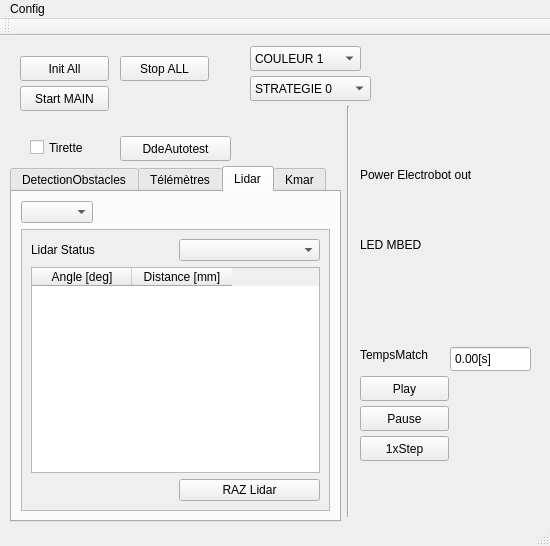
<?xml version="1.0" encoding="UTF-8"?>
<ui version="4.0">
 <class>ihm_Simulia</class>
 <widget class="QMainWindow" name="ihm_Simulia">
  <property name="geometry">
   <rect>
    <x>0</x>
    <y>0</y>
    <width>550</width>
    <height>546</height>
   </rect>
  </property>
  <property name="windowTitle">
   <string>MainWindow</string>
  </property>
  <widget class="QWidget" name="centralwidget">
   <widget class="QLed" name="power_electrobot_sw_2">
    <property name="geometry">
     <rect>
      <x>380</x>
      <y>150</y>
      <width>20</width>
      <height>20</height>
     </rect>
    </property>
    <property name="toolTip">
     <string>Binary Led</string>
    </property>
    <property name="whatsThis">
     <string>Led widget</string>
    </property>
    <property name="value">
     <bool>false</bool>
    </property>
    <property name="onColor">
     <enum>QLed::Red</enum>
    </property>
    <property name="offColor">
     <enum>QLed::Grey</enum>
    </property>
    <property name="shape">
     <enum>QLed::Circle</enum>
    </property>
   </widget>
   <widget class="QLed" name="power_electrobot_sw_8">
    <property name="geometry">
     <rect>
      <x>500</x>
      <y>150</y>
      <width>20</width>
      <height>20</height>
     </rect>
    </property>
    <property name="toolTip">
     <string>Binary Led</string>
    </property>
    <property name="whatsThis">
     <string>Led widget</string>
    </property>
    <property name="value">
     <bool>false</bool>
    </property>
    <property name="onColor">
     <enum>QLed::Red</enum>
    </property>
    <property name="offColor">
     <enum>QLed::Grey</enum>
    </property>
    <property name="shape">
     <enum>QLed::Circle</enum>
    </property>
   </widget>
   <widget class="Line" name="line">
    <property name="geometry">
     <rect>
      <x>340</x>
      <y>70</y>
      <width>16</width>
      <height>411</height>
     </rect>
    </property>
    <property name="orientation">
     <enum>Qt::Vertical</enum>
    </property>
   </widget>
   <widget class="QPushButton" name="pb_init_all">
    <property name="geometry">
     <rect>
      <x>20</x>
      <y>20</y>
      <width>89</width>
      <height>25</height>
     </rect>
    </property>
    <property name="text">
     <string>Init All</string>
    </property>
   </widget>
   <widget class="QLabel" name="label_3">
    <property name="geometry">
     <rect>
      <x>10</x>
      <y>400</y>
      <width>101</width>
      <height>17</height>
     </rect>
    </property>
    <property name="text">
     <string>Vitesse simu</string>
    </property>
   </widget>
   <widget class="QDoubleSpinBox" name="TempsMatch">
    <property name="geometry">
     <rect>
      <x>450</x>
      <y>310</y>
      <width>81</width>
      <height>26</height>
     </rect>
    </property>
    <property name="buttonSymbols">
     <enum>QAbstractSpinBox::NoButtons</enum>
    </property>
    <property name="suffix">
     <string>[s]</string>
    </property>
    <property name="maximum">
     <double>10000.000000000000000</double>
    </property>
   </widget>
   <widget class="QDoubleSpinBox" name="power_electrobot_global_current">
    <property name="geometry">
     <rect>
      <x>10</x>
      <y>330</y>
      <width>111</width>
      <height>26</height>
     </rect>
    </property>
   </widget>
   <widget class="QPushButton" name="pb_stop_all">
    <property name="geometry">
     <rect>
      <x>120</x>
      <y>20</y>
      <width>89</width>
      <height>25</height>
     </rect>
    </property>
    <property name="text">
     <string>Stop ALL</string>
    </property>
   </widget>
   <widget class="QLed" name="power_electrobot_sw_4">
    <property name="geometry">
     <rect>
      <x>420</x>
      <y>150</y>
      <width>20</width>
      <height>20</height>
     </rect>
    </property>
    <property name="toolTip">
     <string>Binary Led</string>
    </property>
    <property name="whatsThis">
     <string>Led widget</string>
    </property>
    <property name="value">
     <bool>false</bool>
    </property>
    <property name="onColor">
     <enum>QLed::Red</enum>
    </property>
    <property name="offColor">
     <enum>QLed::Grey</enum>
    </property>
    <property name="shape">
     <enum>QLed::Circle</enum>
    </property>
   </widget>
   <widget class="QLabel" name="label_4">
    <property name="geometry">
     <rect>
      <x>360</x>
      <y>130</y>
      <width>151</width>
      <height>17</height>
     </rect>
    </property>
    <property name="text">
     <string>Power Electrobot out</string>
    </property>
   </widget>
   <widget class="QLabel" name="label_2">
    <property name="geometry">
     <rect>
      <x>360</x>
      <y>310</y>
      <width>101</width>
      <height>17</height>
     </rect>
    </property>
    <property name="text">
     <string>TempsMatch</string>
    </property>
   </widget>
   <widget class="QCheckBox" name="Tirette">
    <property name="geometry">
     <rect>
      <x>30</x>
      <y>100</y>
      <width>92</width>
      <height>23</height>
     </rect>
    </property>
    <property name="text">
     <string>Tirette</string>
    </property>
   </widget>
   <widget class="QLed" name="power_electrobot_sw_7">
    <property name="geometry">
     <rect>
      <x>480</x>
      <y>150</y>
      <width>20</width>
      <height>20</height>
     </rect>
    </property>
    <property name="toolTip">
     <string>Binary Led</string>
    </property>
    <property name="whatsThis">
     <string>Led widget</string>
    </property>
    <property name="value">
     <bool>false</bool>
    </property>
    <property name="onColor">
     <enum>QLed::Red</enum>
    </property>
    <property name="offColor">
     <enum>QLed::Grey</enum>
    </property>
    <property name="shape">
     <enum>QLed::Circle</enum>
    </property>
   </widget>
   <widget class="QLed" name="power_electrobot_sw_1">
    <property name="geometry">
     <rect>
      <x>360</x>
      <y>150</y>
      <width>20</width>
      <height>20</height>
     </rect>
    </property>
    <property name="toolTip">
     <string>Binary Led</string>
    </property>
    <property name="whatsThis">
     <string>Led widget</string>
    </property>
    <property name="value">
     <bool>false</bool>
    </property>
    <property name="onColor">
     <enum>QLed::Red</enum>
    </property>
    <property name="offColor">
     <enum>QLed::Grey</enum>
    </property>
    <property name="shape">
     <enum>QLed::Circle</enum>
    </property>
   </widget>
   <widget class="QLed" name="power_electrobot_sw_6">
    <property name="geometry">
     <rect>
      <x>460</x>
      <y>150</y>
      <width>20</width>
      <height>20</height>
     </rect>
    </property>
    <property name="toolTip">
     <string>Binary Led</string>
    </property>
    <property name="whatsThis">
     <string>Led widget</string>
    </property>
    <property name="value">
     <bool>false</bool>
    </property>
    <property name="onColor">
     <enum>QLed::Red</enum>
    </property>
    <property name="offColor">
     <enum>QLed::Grey</enum>
    </property>
    <property name="shape">
     <enum>QLed::Circle</enum>
    </property>
   </widget>
   <widget class="QPushButton" name="pb_start_main">
    <property name="geometry">
     <rect>
      <x>20</x>
      <y>50</y>
      <width>89</width>
      <height>25</height>
     </rect>
    </property>
    <property name="text">
     <string>Start MAIN</string>
    </property>
   </widget>
   <widget class="QSlider" name="speed_simu">
    <property name="geometry">
     <rect>
      <x>120</x>
      <y>400</y>
      <width>160</width>
      <height>16</height>
     </rect>
    </property>
    <property name="maximum">
     <number>50</number>
    </property>
    <property name="orientation">
     <enum>Qt::Horizontal</enum>
    </property>
   </widget>
   <widget class="QLed" name="power_electrobot_sw_5">
    <property name="geometry">
     <rect>
      <x>440</x>
      <y>150</y>
      <width>20</width>
      <height>20</height>
     </rect>
    </property>
    <property name="toolTip">
     <string>Binary Led</string>
    </property>
    <property name="whatsThis">
     <string>Led widget</string>
    </property>
    <property name="value">
     <bool>false</bool>
    </property>
    <property name="onColor">
     <enum>QLed::Red</enum>
    </property>
    <property name="offColor">
     <enum>QLed::Grey</enum>
    </property>
    <property name="shape">
     <enum>QLed::Circle</enum>
    </property>
   </widget>
   <widget class="QLed" name="power_electrobot_sw_3">
    <property name="geometry">
     <rect>
      <x>400</x>
      <y>150</y>
      <width>20</width>
      <height>20</height>
     </rect>
    </property>
    <property name="toolTip">
     <string>Binary Led</string>
    </property>
    <property name="whatsThis">
     <string>Led widget</string>
    </property>
    <property name="value">
     <bool>false</bool>
    </property>
    <property name="onColor">
     <enum>QLed::Red</enum>
    </property>
    <property name="offColor">
     <enum>QLed::Grey</enum>
    </property>
    <property name="shape">
     <enum>QLed::Circle</enum>
    </property>
   </widget>
   <widget class="QLabel" name="label_5">
    <property name="geometry">
     <rect>
      <x>10</x>
      <y>310</y>
      <width>231</width>
      <height>17</height>
     </rect>
    </property>
    <property name="text">
     <string>PowerElectrobot.GlobalCurrent</string>
    </property>
   </widget>
   <widget class="QPushButton" name="dde_autotest">
    <property name="geometry">
     <rect>
      <x>120</x>
      <y>100</y>
      <width>111</width>
      <height>25</height>
     </rect>
    </property>
    <property name="text">
     <string>DdeAutotest</string>
    </property>
   </widget>
   <widget class="QLed" name="led_mbed_1">
    <property name="geometry">
     <rect>
      <x>360</x>
      <y>220</y>
      <width>20</width>
      <height>20</height>
     </rect>
    </property>
    <property name="toolTip">
     <string>Binary Led</string>
    </property>
    <property name="whatsThis">
     <string>Led widget</string>
    </property>
    <property name="value">
     <bool>false</bool>
    </property>
    <property name="onColor">
     <enum>QLed::Blue</enum>
    </property>
    <property name="offColor">
     <enum>QLed::Grey</enum>
    </property>
    <property name="shape">
     <enum>QLed::Rounded</enum>
    </property>
   </widget>
   <widget class="QLabel" name="label_6">
    <property name="geometry">
     <rect>
      <x>360</x>
      <y>200</y>
      <width>151</width>
      <height>17</height>
     </rect>
    </property>
    <property name="text">
     <string>LED MBED</string>
    </property>
   </widget>
   <widget class="QLed" name="led_mbed_2">
    <property name="geometry">
     <rect>
      <x>390</x>
      <y>220</y>
      <width>20</width>
      <height>20</height>
     </rect>
    </property>
    <property name="toolTip">
     <string>Binary Led</string>
    </property>
    <property name="whatsThis">
     <string>Led widget</string>
    </property>
    <property name="value">
     <bool>false</bool>
    </property>
    <property name="onColor">
     <enum>QLed::Blue</enum>
    </property>
    <property name="offColor">
     <enum>QLed::Grey</enum>
    </property>
    <property name="shape">
     <enum>QLed::Rounded</enum>
    </property>
   </widget>
   <widget class="QLed" name="led_mbed_3">
    <property name="geometry">
     <rect>
      <x>420</x>
      <y>220</y>
      <width>20</width>
      <height>20</height>
     </rect>
    </property>
    <property name="toolTip">
     <string>Binary Led</string>
    </property>
    <property name="whatsThis">
     <string>Led widget</string>
    </property>
    <property name="value">
     <bool>false</bool>
    </property>
    <property name="onColor">
     <enum>QLed::Blue</enum>
    </property>
    <property name="offColor">
     <enum>QLed::Grey</enum>
    </property>
    <property name="shape">
     <enum>QLed::Rounded</enum>
    </property>
   </widget>
   <widget class="QLed" name="led_mbed_4">
    <property name="geometry">
     <rect>
      <x>450</x>
      <y>220</y>
      <width>20</width>
      <height>20</height>
     </rect>
    </property>
    <property name="toolTip">
     <string>Binary Led</string>
    </property>
    <property name="whatsThis">
     <string>Led widget</string>
    </property>
    <property name="value">
     <bool>false</bool>
    </property>
    <property name="onColor">
     <enum>QLed::Blue</enum>
    </property>
    <property name="offColor">
     <enum>QLed::Grey</enum>
    </property>
    <property name="shape">
     <enum>QLed::Rounded</enum>
    </property>
   </widget>
   <widget class="QPushButton" name="StepSimu">
    <property name="geometry">
     <rect>
      <x>360</x>
      <y>400</y>
      <width>89</width>
      <height>25</height>
     </rect>
    </property>
    <property name="text">
     <string>1xStep</string>
    </property>
   </widget>
   <widget class="QPushButton" name="PauseSimu">
    <property name="geometry">
     <rect>
      <x>360</x>
      <y>370</y>
      <width>89</width>
      <height>25</height>
     </rect>
    </property>
    <property name="text">
     <string>Pause</string>
    </property>
   </widget>
   <widget class="QPushButton" name="PlaySimu">
    <property name="geometry">
     <rect>
      <x>360</x>
      <y>340</y>
      <width>89</width>
      <height>25</height>
     </rect>
    </property>
    <property name="text">
     <string>Play</string>
    </property>
   </widget>
   <widget class="QTabWidget" name="ObstaclesTelemetres">
    <property name="geometry">
     <rect>
      <x>10</x>
      <y>130</y>
      <width>331</width>
      <height>356</height>
     </rect>
    </property>
    <property name="currentIndex">
     <number>2</number>
    </property>
    <widget class="QWidget" name="tab_detectionObstacles">
     <attribute name="title">
      <string>DetectionObstacles</string>
     </attribute>
     <widget class="QComboBox" name="OrigineDetectionObstacles">
      <property name="geometry">
       <rect>
        <x>0</x>
        <y>10</y>
        <width>171</width>
        <height>25</height>
       </rect>
      </property>
      <property name="toolTip">
       <string>Origine des données détections d'obstacle</string>
      </property>
     </widget>
     <widget class="QCheckBox" name="detectionObstacle_AVG">
      <property name="geometry">
       <rect>
        <x>10</x>
        <y>50</y>
        <width>51</width>
        <height>23</height>
       </rect>
      </property>
      <property name="toolTip">
       <string>Force détection d'obstacle AVG</string>
      </property>
      <property name="text">
       <string>AVG</string>
      </property>
     </widget>
     <widget class="QCheckBox" name="detectionObstacle_AVD">
      <property name="geometry">
       <rect>
        <x>190</x>
        <y>50</y>
        <width>51</width>
        <height>23</height>
       </rect>
      </property>
      <property name="toolTip">
       <string>Force détection d'obstacle AVD</string>
      </property>
      <property name="text">
       <string>AVD</string>
      </property>
     </widget>
     <widget class="QCheckBox" name="detectionObstacle_ARG">
      <property name="geometry">
       <rect>
        <x>10</x>
        <y>80</y>
        <width>51</width>
        <height>23</height>
       </rect>
      </property>
      <property name="toolTip">
       <string>Force détection d'obstacle ARG</string>
      </property>
      <property name="text">
       <string>ARG</string>
      </property>
     </widget>
     <widget class="QCheckBox" name="detectionObstacle_ARD">
      <property name="geometry">
       <rect>
        <x>190</x>
        <y>80</y>
        <width>51</width>
        <height>23</height>
       </rect>
      </property>
      <property name="toolTip">
       <string>Force détection d'obstacle ARD</string>
      </property>
      <property name="text">
       <string>ARD</string>
      </property>
     </widget>
     <widget class="QLed" name="led_isObstacle">
      <property name="geometry">
       <rect>
        <x>260</x>
        <y>50</y>
        <width>50</width>
        <height>50</height>
       </rect>
      </property>
      <property name="toolTip">
       <string>isObstacle général entrée modèle</string>
      </property>
      <property name="whatsThis">
       <string>Led widget</string>
      </property>
      <property name="value">
       <bool>false</bool>
      </property>
      <property name="onColor">
       <enum>QLed::Red</enum>
      </property>
      <property name="offColor">
       <enum>QLed::Grey</enum>
      </property>
      <property name="shape">
       <enum>QLed::Circle</enum>
      </property>
     </widget>
     <widget class="QCheckBox" name="detectionObstacle_ARG_Centre">
      <property name="geometry">
       <rect>
        <x>60</x>
        <y>100</y>
        <width>61</width>
        <height>23</height>
       </rect>
      </property>
      <property name="toolTip">
       <string>Force détection d'obstacle ARG Centre</string>
      </property>
      <property name="text">
       <string>ARGC</string>
      </property>
     </widget>
     <widget class="QCheckBox" name="detectionObstacle_ARD_Centre">
      <property name="geometry">
       <rect>
        <x>140</x>
        <y>100</y>
        <width>61</width>
        <height>23</height>
       </rect>
      </property>
      <property name="toolTip">
       <string>Force détection d'obstacle ARD Centre</string>
      </property>
      <property name="text">
       <string>ARDC</string>
      </property>
     </widget>
    </widget>
    <widget class="QWidget" name="tab_2">
     <attribute name="title">
      <string>Télémètres</string>
     </attribute>
     <widget class="QDoubleSpinBox" name="Telemetre_ARG">
      <property name="geometry">
       <rect>
        <x>10</x>
        <y>100</y>
        <width>81</width>
        <height>26</height>
       </rect>
      </property>
      <property name="toolTip">
       <string>Télémètre ARG</string>
      </property>
      <property name="maximum">
       <double>999999999999999.000000000000000</double>
      </property>
      <property name="value">
       <double>100.000000000000000</double>
      </property>
     </widget>
     <widget class="QDoubleSpinBox" name="Telemetre_ARD">
      <property name="geometry">
       <rect>
        <x>240</x>
        <y>100</y>
        <width>81</width>
        <height>26</height>
       </rect>
      </property>
      <property name="toolTip">
       <string>Télémètre ARD</string>
      </property>
      <property name="maximum">
       <double>999999999999999.000000000000000</double>
      </property>
      <property name="value">
       <double>100.000000000000000</double>
      </property>
     </widget>
     <widget class="QLabel" name="label">
      <property name="geometry">
       <rect>
        <x>50</x>
        <y>40</y>
        <width>111</width>
        <height>20</height>
       </rect>
      </property>
      <property name="text">
       <string>Telemetres [cm]</string>
      </property>
     </widget>
     <widget class="QComboBox" name="OrigineTelemetres">
      <property name="geometry">
       <rect>
        <x>0</x>
        <y>10</y>
        <width>171</width>
        <height>25</height>
       </rect>
      </property>
      <property name="toolTip">
       <string>Origine des données télémètres</string>
      </property>
     </widget>
     <widget class="QDoubleSpinBox" name="Telemetre_AVD">
      <property name="geometry">
       <rect>
        <x>240</x>
        <y>60</y>
        <width>81</width>
        <height>26</height>
       </rect>
      </property>
      <property name="toolTip">
       <string>Télémètre AVD</string>
      </property>
      <property name="maximum">
       <double>999999999999999.000000000000000</double>
      </property>
      <property name="value">
       <double>100.000000000000000</double>
      </property>
     </widget>
     <widget class="QDoubleSpinBox" name="Telemetre_AVG">
      <property name="geometry">
       <rect>
        <x>10</x>
        <y>60</y>
        <width>81</width>
        <height>26</height>
       </rect>
      </property>
      <property name="toolTip">
       <string>Télémètre AVG</string>
      </property>
      <property name="maximum">
       <double>999999999999999.000000000000000</double>
      </property>
      <property name="value">
       <double>100.000000000000000</double>
      </property>
     </widget>
     <widget class="QDoubleSpinBox" name="Telemetre_ARG_Centre">
      <property name="geometry">
       <rect>
        <x>70</x>
        <y>130</y>
        <width>81</width>
        <height>26</height>
       </rect>
      </property>
      <property name="toolTip">
       <string>Télémètre ARG Centre</string>
      </property>
      <property name="maximum">
       <double>999999999999999.000000000000000</double>
      </property>
      <property name="value">
       <double>100.000000000000000</double>
      </property>
     </widget>
     <widget class="QDoubleSpinBox" name="Telemetre_ARD_Centre">
      <property name="geometry">
       <rect>
        <x>170</x>
        <y>130</y>
        <width>81</width>
        <height>26</height>
       </rect>
      </property>
      <property name="toolTip">
       <string>Télémètre ARD Centre</string>
      </property>
      <property name="maximum">
       <double>999999999999999.000000000000000</double>
      </property>
      <property name="value">
       <double>100.000000000000000</double>
      </property>
     </widget>
    </widget>
    <widget class="QWidget" name="tab_lidar">
     <attribute name="title">
      <string>Lidar</string>
     </attribute>
     <layout class="QGridLayout" name="gridLayout_2">
      <item row="0" column="0">
       <widget class="QComboBox" name="OrigineLidar">
        <property name="toolTip">
         <string>&lt;html&gt;&lt;head/&gt;&lt;body&gt;&lt;p&gt;Origine des données LIDAR&lt;/p&gt;&lt;/body&gt;&lt;/html&gt;</string>
        </property>
       </widget>
      </item>
      <item row="0" column="1">
       <spacer name="horizontalSpacer">
        <property name="orientation">
         <enum>Qt::Horizontal</enum>
        </property>
        <property name="sizeHint" stdset="0">
         <size>
          <width>40</width>
          <height>20</height>
         </size>
        </property>
       </spacer>
      </item>
      <item row="3" column="0" colspan="2">
       <widget class="QScrollArea" name="scrollArea">
        <property name="horizontalScrollBarPolicy">
         <enum>Qt::ScrollBarAsNeeded</enum>
        </property>
        <property name="widgetResizable">
         <bool>true</bool>
        </property>
        <widget class="QWidget" name="scrollAreaWidgetContents">
         <property name="geometry">
          <rect>
           <x>0</x>
           <y>0</y>
           <width>307</width>
           <height>274</height>
          </rect>
         </property>
         <layout class="QGridLayout" name="gridLayout">
          <item row="3" column="1">
           <widget class="QPushButton" name="lidar_RAZ_obstacles">
            <property name="toolTip">
             <string>&lt;html&gt;&lt;head/&gt;&lt;body&gt;&lt;p&gt;RAZ des donnees obstacle et satus&lt;/p&gt;&lt;/body&gt;&lt;/html&gt;</string>
            </property>
            <property name="text">
             <string>RAZ Lidar</string>
            </property>
           </widget>
          </item>
          <item row="0" column="1">
           <widget class="QComboBox" name="lidar_status"/>
          </item>
          <item row="0" column="0">
           <widget class="QLabel" name="label_lidar_status">
            <property name="text">
             <string>Lidar Status</string>
            </property>
           </widget>
          </item>
          <item row="2" column="0" colspan="2">
           <widget class="QTableWidget" name="lidar_table_obstacles">
            <property name="alternatingRowColors">
             <bool>true</bool>
            </property>
            <attribute name="verticalHeaderDefaultSectionSize">
             <number>25</number>
            </attribute>
            <column>
             <property name="text">
              <string>Angle [deg]</string>
             </property>
            </column>
            <column>
             <property name="text">
              <string>Distance [mm]</string>
             </property>
            </column>
           </widget>
          </item>
         </layout>
        </widget>
       </widget>
      </item>
     </layout>
    </widget>
    <widget class="QWidget" name="tab_kmar">
     <attribute name="title">
      <string>Kmar</string>
     </attribute>
     <widget class="QPushButton" name="dde_kmar_init_position">
      <property name="geometry">
       <rect>
        <x>10</x>
        <y>10</y>
        <width>141</width>
        <height>25</height>
       </rect>
      </property>
      <property name="text">
       <string>Start INIT</string>
      </property>
     </widget>
     <widget class="QPushButton" name="dde_kmar_ramasse">
      <property name="geometry">
       <rect>
        <x>10</x>
        <y>50</y>
        <width>141</width>
        <height>25</height>
       </rect>
      </property>
      <property name="text">
       <string>Start RAMASSE</string>
      </property>
     </widget>
    </widget>
   </widget>
   <widget class="QComboBox" name="CouleurEquipe">
    <property name="geometry">
     <rect>
      <x>250</x>
      <y>10</y>
      <width>111</width>
      <height>25</height>
     </rect>
    </property>
    <property name="toolTip">
     <string>Couleur de l'équipe</string>
    </property>
    <item>
     <property name="text">
      <string>COULEUR 1</string>
     </property>
    </item>
    <item>
     <property name="text">
      <string>COULEUR 2</string>
     </property>
    </item>
   </widget>
   <widget class="QComboBox" name="StrategieMatch">
    <property name="geometry">
     <rect>
      <x>250</x>
      <y>40</y>
      <width>121</width>
      <height>25</height>
     </rect>
    </property>
    <property name="toolTip">
     <string>Choix de la stratégie</string>
    </property>
    <item>
     <property name="text">
      <string>STRATEGIE 0</string>
     </property>
    </item>
    <item>
     <property name="text">
      <string>STRATEGIE 1</string>
     </property>
    </item>
    <item>
     <property name="text">
      <string>STRATEGIE 2</string>
     </property>
    </item>
    <item>
     <property name="text">
      <string>STRATEGIE 3</string>
     </property>
    </item>
    <item>
     <property name="text">
      <string>STRATEGIE 4</string>
     </property>
    </item>
    <item>
     <property name="text">
      <string>STRATEGIE 5</string>
     </property>
    </item>
    <item>
     <property name="text">
      <string>STRATEGIE 6</string>
     </property>
    </item>
    <item>
     <property name="text">
      <string>STRATEGIE 7</string>
     </property>
    </item>
    <item>
     <property name="text">
      <string>STRATEGIE 8</string>
     </property>
    </item>
   </widget>
  </widget>
  <widget class="QMenuBar" name="menuBar">
   <property name="geometry">
    <rect>
     <x>0</x>
     <y>0</y>
     <width>550</width>
     <height>22</height>
    </rect>
   </property>
   <widget class="QMenu" name="menuConfig">
    <property name="title">
     <string>Config</string>
    </property>
    <widget class="QMenu" name="menuDebugger">
     <property name="title">
      <string>Debugger</string>
     </property>
     <addaction name="actionActive_Start"/>
     <addaction name="actionActive_Stop"/>
     <addaction name="actionActive_onEntry"/>
     <addaction name="actionActive_onExit"/>
     <addaction name="actionActive_Interrupt_Evitement"/>
    </widget>
    <addaction name="menuDebugger"/>
   </widget>
   <addaction name="menuConfig"/>
  </widget>
  <widget class="QToolBar" name="mainToolBar">
   <attribute name="toolBarArea">
    <enum>TopToolBarArea</enum>
   </attribute>
   <attribute name="toolBarBreak">
    <bool>false</bool>
   </attribute>
  </widget>
  <widget class="QStatusBar" name="statusBar"/>
  <action name="actionActive_Start">
   <property name="checkable">
    <bool>true</bool>
   </property>
   <property name="checked">
    <bool>false</bool>
   </property>
   <property name="text">
    <string>Active Start</string>
   </property>
  </action>
  <action name="actionActive_Stop">
   <property name="checkable">
    <bool>true</bool>
   </property>
   <property name="checked">
    <bool>false</bool>
   </property>
   <property name="text">
    <string>Active Stop</string>
   </property>
  </action>
  <action name="actionActive_onEntry">
   <property name="checkable">
    <bool>true</bool>
   </property>
   <property name="checked">
    <bool>false</bool>
   </property>
   <property name="text">
    <string>Active onEntry</string>
   </property>
  </action>
  <action name="actionActive_onExit">
   <property name="checkable">
    <bool>true</bool>
   </property>
   <property name="checked">
    <bool>false</bool>
   </property>
   <property name="text">
    <string>Active onExit</string>
   </property>
  </action>
  <action name="actionActive_Interrupt_Evitement">
   <property name="checkable">
    <bool>true</bool>
   </property>
   <property name="checked">
    <bool>false</bool>
   </property>
   <property name="text">
    <string>Active Interrupt Evitement</string>
   </property>
  </action>
 </widget>
 <customwidgets>
  <customwidget>
   <class>QLed</class>
   <extends>QWidget</extends>
   <header>qled.h</header>
  </customwidget>
 </customwidgets>
 <resources/>
 <connections/>
</ui>
